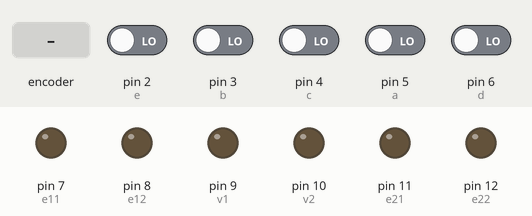
This sketch was run on a simulated Arduino Uno, built with avr-gcc and run on an emulated ATmega328P. Parts: output pins drawn as LEDs (lit = HIGH). Dashed ring = blinking. Inputs (shaded band) come from the test bench; at power-on: pin 2 (e), pin 3 (b), pin 4 (c), pin 5 (a), pin 6 (d) LOW.

Above: at 1.7 s.
1.8 s: rotary encoder on pin 5 (a) / pin 3 (b) turned 1 step (first pin leading)
At 2.4 s:
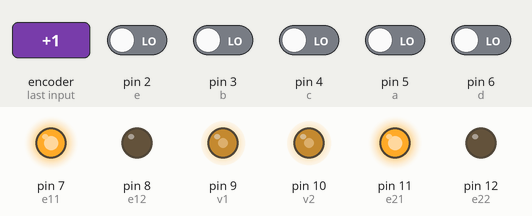
At 4.6 s:
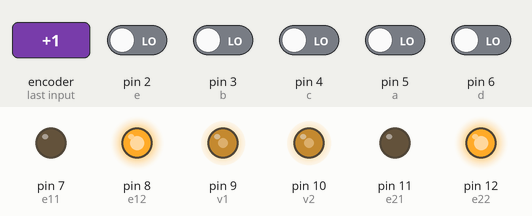
5.0 s: pin 2 (e) driven HIGH
8.0 s: pin 2 (e) driven LOW
At 9.7 s:
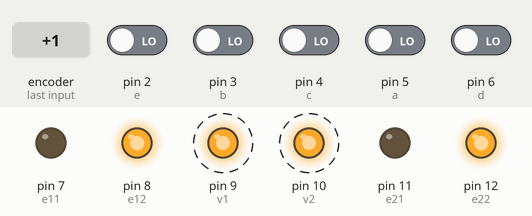
11.0 s: pin 4 (c) driven HIGH
At 12.7 s:
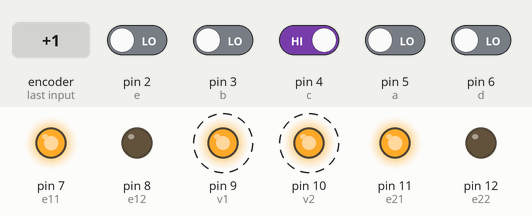
14.0 s: pin 6 (d) driven HIGH
17.0 s: pin 2 (e) driven HIGH
Timing chart, 0 to 21.0 s (numbered marks = the images above; inputs shaded):
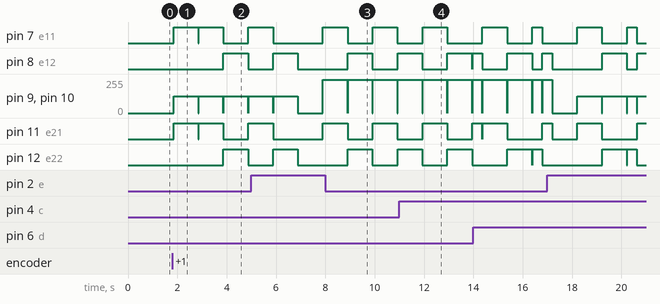

Measured:
- after the input at 1.8 s, pin 7 (e11), pin 11 (e21): goes HIGH 1.0 s, LOW 0.01 s, HIGH 1.0 s, LOW 1.0 s, then HIGH, starting after 0.05 s; pin 8 (e12), pin 12 (e22): LOW → HIGH after 2.1 s, → LOW 1.0 s later; pin 9 (v1), pin 10 (v2): 0/255 → 125/255 after 0.05 s

The sketch:

SillaRuedas.ino
```cpp
//SillaRuedas.ino

const int e11=7,e12=8,v1=9,v2=10,e21=11,e22=12,a=5,b=3,c=4,d=6,e=2;
int valor;
bool vel,ad,at,de,iz,edo;

void setup() {
	Serial.begin(9600);
	pinMode(e11,OUTPUT);
	pinMode(e12,OUTPUT);
	pinMode(e21,OUTPUT);
	pinMode(e22,OUTPUT);
	pinMode(v1,OUTPUT);
	pinMode(v2,OUTPUT);
	pinMode(a,INPUT);
	pinMode(b,INPUT);
	pinMode(c,INPUT);
	pinMode(d,INPUT);
	pinMode(e,INPUT);
	delay(500);
	edo=0;
	apagar();
}

void loop() {
	vel=digitalRead(e);
	ad=digitalRead(a);
	at=digitalRead(b);
	iz=digitalRead(c);
	de=digitalRead(d);

	if(vel==HIGH){
		edo=!edo;
		delay(1000);
	}

	valor=125+edo*125;
/*	Serial.print(edo);
	Serial.print(ad);
	Serial.print(at);
	Serial.print(iz);
	Serial.println(de);*/

 	if(ad==HIGH){
 		digitalWrite(e11,HIGH);
 		digitalWrite(e21,HIGH);
 		analogWrite(v1,valor);
 		analogWrite(v2,valor);
 		delay(1000);
 		apagar();
 	}
	if(at==HIGH){
 		digitalWrite(e12,HIGH);
 		digitalWrite(e22,HIGH);
 		analogWrite(v1,valor);
 		analogWrite(v2,valor);
 		delay(1000);
 		apagar();
 	}
 	if(de==HIGH){
 		digitalWrite(e11,HIGH);
 		digitalWrite(e22,HIGH);
  		analogWrite(v1,valor);
 		analogWrite(v2,valor);
 		delay(400);
 		apagar();
 	}
 	if(iz==HIGH){
 		digitalWrite(e12,HIGH);
 		digitalWrite(e21,HIGH);
 		analogWrite(v1,valor);
 		analogWrite(v2,valor);
 		delay(400);
 		apagar();
	}
}


void apagar(){
	digitalWrite(e11,LOW);
	digitalWrite(e12,LOW);
	digitalWrite(e21,LOW);
	digitalWrite(e22,LOW);
	digitalWrite(v1,LOW);
	digitalWrite(v2,LOW);
	delay(10);
}
```
